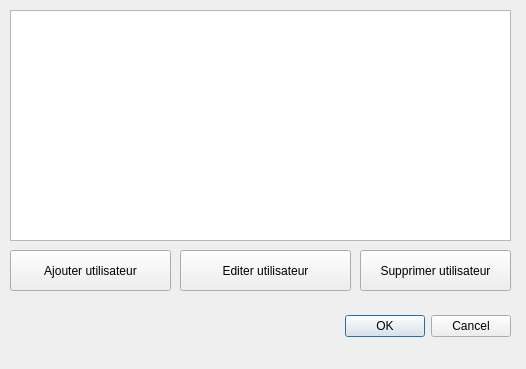
<?xml version="1.0" encoding="UTF-8"?>
<ui version="4.0">
 <class>UserEditorDialog</class>
 <widget class="QDialog" name="UserEditorDialog">
  <property name="geometry">
   <rect>
    <x>0</x>
    <y>0</y>
    <width>526</width>
    <height>369</height>
   </rect>
  </property>
  <property name="windowTitle">
   <string>Dialog</string>
  </property>
  <widget class="QDialogButtonBox" name="buttonBox">
   <property name="geometry">
    <rect>
     <x>170</x>
     <y>310</y>
     <width>341</width>
     <height>32</height>
    </rect>
   </property>
   <property name="orientation">
    <enum>Qt::Horizontal</enum>
   </property>
   <property name="standardButtons">
    <set>QDialogButtonBox::Cancel|QDialogButtonBox::Ok</set>
   </property>
  </widget>
  <widget class="QTableView" name="tableView">
   <property name="geometry">
    <rect>
     <x>10</x>
     <y>10</y>
     <width>501</width>
     <height>231</height>
    </rect>
   </property>
  </widget>
  <widget class="QPushButton" name="AddUserButton">
   <property name="geometry">
    <rect>
     <x>10</x>
     <y>250</y>
     <width>161</width>
     <height>41</height>
    </rect>
   </property>
   <property name="text">
    <string>Ajouter utilisateur</string>
   </property>
  </widget>
  <widget class="QPushButton" name="EditUserButton">
   <property name="geometry">
    <rect>
     <x>180</x>
     <y>250</y>
     <width>171</width>
     <height>41</height>
    </rect>
   </property>
   <property name="text">
    <string>Editer utilisateur</string>
   </property>
  </widget>
  <widget class="QPushButton" name="DeleteUserButton">
   <property name="geometry">
    <rect>
     <x>360</x>
     <y>250</y>
     <width>151</width>
     <height>41</height>
    </rect>
   </property>
   <property name="text">
    <string>Supprimer utilisateur</string>
   </property>
  </widget>
 </widget>
 <resources/>
 <connections>
  <connection>
   <sender>buttonBox</sender>
   <signal>accepted()</signal>
   <receiver>UserEditorDialog</receiver>
   <slot>accept()</slot>
   <hints>
    <hint type="sourcelabel">
     <x>248</x>
     <y>254</y>
    </hint>
    <hint type="destinationlabel">
     <x>157</x>
     <y>274</y>
    </hint>
   </hints>
  </connection>
  <connection>
   <sender>buttonBox</sender>
   <signal>rejected()</signal>
   <receiver>UserEditorDialog</receiver>
   <slot>reject()</slot>
   <hints>
    <hint type="sourcelabel">
     <x>316</x>
     <y>260</y>
    </hint>
    <hint type="destinationlabel">
     <x>286</x>
     <y>274</y>
    </hint>
   </hints>
  </connection>
 </connections>
</ui>
